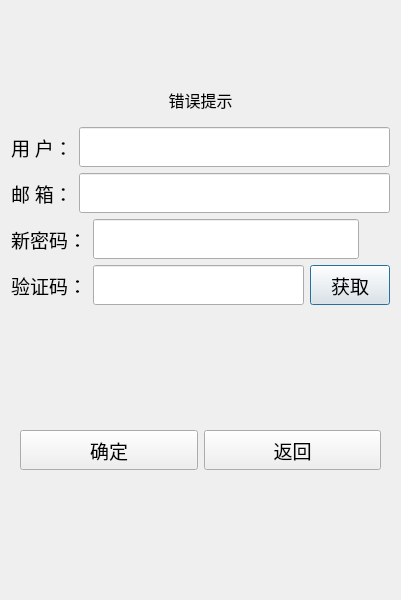
<?xml version="1.0" encoding="UTF-8"?>
<ui version="4.0">
 <class>ResetDialog</class>
 <widget class="QDialog" name="ResetDialog">
  <property name="geometry">
   <rect>
    <x>0</x>
    <y>0</y>
    <width>400</width>
    <height>600</height>
   </rect>
  </property>
  <property name="windowTitle">
   <string>Dialog</string>
  </property>
  <layout class="QGridLayout" name="gridLayout">
   <item row="0" column="0">
    <layout class="QVBoxLayout" name="verticalLayout_3">
     <item>
      <spacer name="verticalSpacer_3">
       <property name="orientation">
        <enum>Qt::Vertical</enum>
       </property>
       <property name="sizeHint" stdset="0">
        <size>
         <width>379</width>
         <height>68</height>
        </size>
       </property>
      </spacer>
     </item>
     <item>
      <widget class="QWidget" name="widget_2" native="true">
       <layout class="QVBoxLayout" name="verticalLayout_2">
        <item>
         <widget class="QLabel" name="err_tip">
          <property name="font">
           <font>
            <family>微软雅黑</family>
            <pointsize>12</pointsize>
           </font>
          </property>
          <property name="styleSheet">
           <string notr="true"/>
          </property>
          <property name="text">
           <string>错误提示</string>
          </property>
          <property name="alignment">
           <set>Qt::AlignCenter</set>
          </property>
         </widget>
        </item>
       </layout>
      </widget>
     </item>
    </layout>
   </item>
   <item row="1" column="0">
    <layout class="QVBoxLayout" name="verticalLayout">
     <item>
      <layout class="QHBoxLayout" name="horizontalLayout">
       <item>
        <widget class="QLabel" name="user_label">
         <property name="font">
          <font>
           <family>微软雅黑</family>
           <pointsize>14</pointsize>
          </font>
         </property>
         <property name="styleSheet">
          <string notr="true"/>
         </property>
         <property name="text">
          <string>用 户：</string>
         </property>
        </widget>
       </item>
       <item>
        <widget class="QLineEdit" name="user_edit">
         <property name="minimumSize">
          <size>
           <width>0</width>
           <height>40</height>
          </size>
         </property>
         <property name="font">
          <font>
           <family>黑体</family>
           <pointsize>14</pointsize>
          </font>
         </property>
        </widget>
       </item>
      </layout>
     </item>
     <item>
      <layout class="QHBoxLayout" name="horizontalLayout_2">
       <item>
        <widget class="QLabel" name="email_label">
         <property name="font">
          <font>
           <family>微软雅黑</family>
           <pointsize>14</pointsize>
          </font>
         </property>
         <property name="text">
          <string>邮 箱：</string>
         </property>
        </widget>
       </item>
       <item>
        <widget class="QLineEdit" name="email_edit">
         <property name="minimumSize">
          <size>
           <width>0</width>
           <height>40</height>
          </size>
         </property>
         <property name="font">
          <font>
           <family>黑体</family>
           <pointsize>14</pointsize>
          </font>
         </property>
        </widget>
       </item>
      </layout>
     </item>
     <item>
      <layout class="QHBoxLayout" name="horizontalLayout_3">
       <item>
        <widget class="QLabel" name="pwd_label">
         <property name="font">
          <font>
           <family>微软雅黑</family>
           <pointsize>14</pointsize>
          </font>
         </property>
         <property name="styleSheet">
          <string notr="true">label-&gt;setStyleSheet(&quot;font-weight: bold;&quot;);
</string>
         </property>
         <property name="text">
          <string>新密码：</string>
         </property>
        </widget>
       </item>
       <item>
        <widget class="QLineEdit" name="pwd_edit">
         <property name="minimumSize">
          <size>
           <width>0</width>
           <height>40</height>
          </size>
         </property>
         <property name="font">
          <font>
           <family>黑体</family>
           <pointsize>14</pointsize>
          </font>
         </property>
         <property name="echoMode">
          <enum>QLineEdit::Password</enum>
         </property>
        </widget>
       </item>
       <item>
        <widget class="ClickedLabel" name="pwd_visible">
         <property name="minimumSize">
          <size>
           <width>25</width>
           <height>25</height>
          </size>
         </property>
         <property name="maximumSize">
          <size>
           <width>25</width>
           <height>25</height>
          </size>
         </property>
         <property name="sizeIncrement">
          <size>
           <width>25</width>
           <height>25</height>
          </size>
         </property>
         <property name="text">
          <string/>
         </property>
        </widget>
       </item>
      </layout>
     </item>
     <item>
      <layout class="QHBoxLayout" name="horizontalLayout_6">
       <item>
        <layout class="QHBoxLayout" name="horizontalLayout_5">
         <item>
          <widget class="QLabel" name="varify_label">
           <property name="font">
            <font>
             <family>微软雅黑</family>
             <pointsize>14</pointsize>
            </font>
           </property>
           <property name="text">
            <string>验证码：</string>
           </property>
          </widget>
         </item>
         <item>
          <widget class="QLineEdit" name="varify_edit">
           <property name="minimumSize">
            <size>
             <width>0</width>
             <height>40</height>
            </size>
           </property>
           <property name="font">
            <font>
             <family>黑体</family>
             <pointsize>14</pointsize>
            </font>
           </property>
          </widget>
         </item>
        </layout>
       </item>
       <item>
        <widget class="TimerBtn" name="get_code_PB">
         <property name="minimumSize">
          <size>
           <width>0</width>
           <height>40</height>
          </size>
         </property>
         <property name="font">
          <font>
           <family>微软雅黑</family>
           <pointsize>14</pointsize>
          </font>
         </property>
         <property name="text">
          <string>获取</string>
         </property>
        </widget>
       </item>
      </layout>
     </item>
    </layout>
   </item>
   <item row="2" column="0">
    <spacer name="verticalSpacer">
     <property name="orientation">
      <enum>Qt::Vertical</enum>
     </property>
     <property name="sizeHint" stdset="0">
      <size>
       <width>17</width>
       <height>98</height>
      </size>
     </property>
    </spacer>
   </item>
   <item row="3" column="0">
    <widget class="QWidget" name="widget" native="true">
     <layout class="QHBoxLayout" name="horizontalLayout_8">
      <item>
       <widget class="QPushButton" name="OK_PB">
        <property name="minimumSize">
         <size>
          <width>0</width>
          <height>40</height>
         </size>
        </property>
        <property name="font">
         <font>
          <family>微软雅黑</family>
          <pointsize>14</pointsize>
         </font>
        </property>
        <property name="text">
         <string>确定</string>
        </property>
       </widget>
      </item>
      <item>
       <widget class="QPushButton" name="return_PB">
        <property name="minimumSize">
         <size>
          <width>0</width>
          <height>40</height>
         </size>
        </property>
        <property name="font">
         <font>
          <family>微软雅黑</family>
          <pointsize>14</pointsize>
         </font>
        </property>
        <property name="text">
         <string>返回</string>
        </property>
       </widget>
      </item>
     </layout>
    </widget>
   </item>
   <item row="4" column="0">
    <spacer name="verticalSpacer_4">
     <property name="orientation">
      <enum>Qt::Vertical</enum>
     </property>
     <property name="sizeHint" stdset="0">
      <size>
       <width>379</width>
       <height>97</height>
      </size>
     </property>
    </spacer>
   </item>
  </layout>
 </widget>
 <customwidgets>
  <customwidget>
   <class>TimerBtn</class>
   <extends>QPushButton</extends>
   <header>timerbtn.h</header>
  </customwidget>
  <customwidget>
   <class>ClickedLabel</class>
   <extends>QLabel</extends>
   <header>clickedlabel.h</header>
  </customwidget>
 </customwidgets>
 <resources/>
 <connections/>
</ui>
